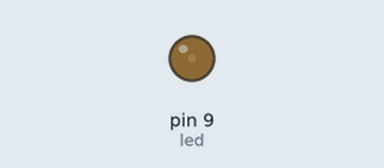
Bench run of a sketch on a simulated Arduino Uno, built with avr-gcc and run on an emulated ATmega328P. Parts: output pins drawn as LEDs (lit = HIGH).

Above: at 0.05 s.
At 0.3 s:
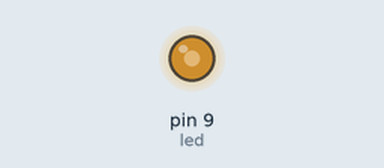
At 0.45 s:
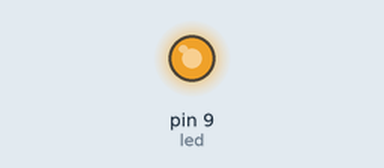
At 0.85 s:
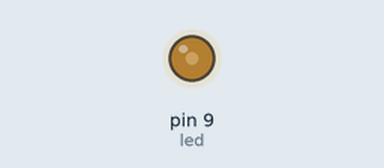
Timing chart, 0 to 3.0 s (numbered marks = the images above):
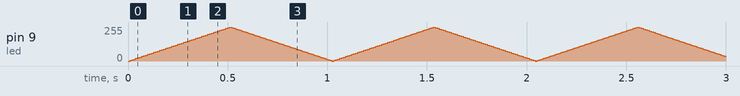

The sketch:

ejemplo_pag_84.ino
```cpp
int brillo = 0;
int variacion = 5;
int led = 9;

void setup (){
pinMode(led, OUTPUT);
}

void loop (){
analogWrite(led, brillo);

brillo = brillo + variacion;

if (brillo == 0 || brillo == 255){
variacion = -variacion;
}
delay (10);
}
```
